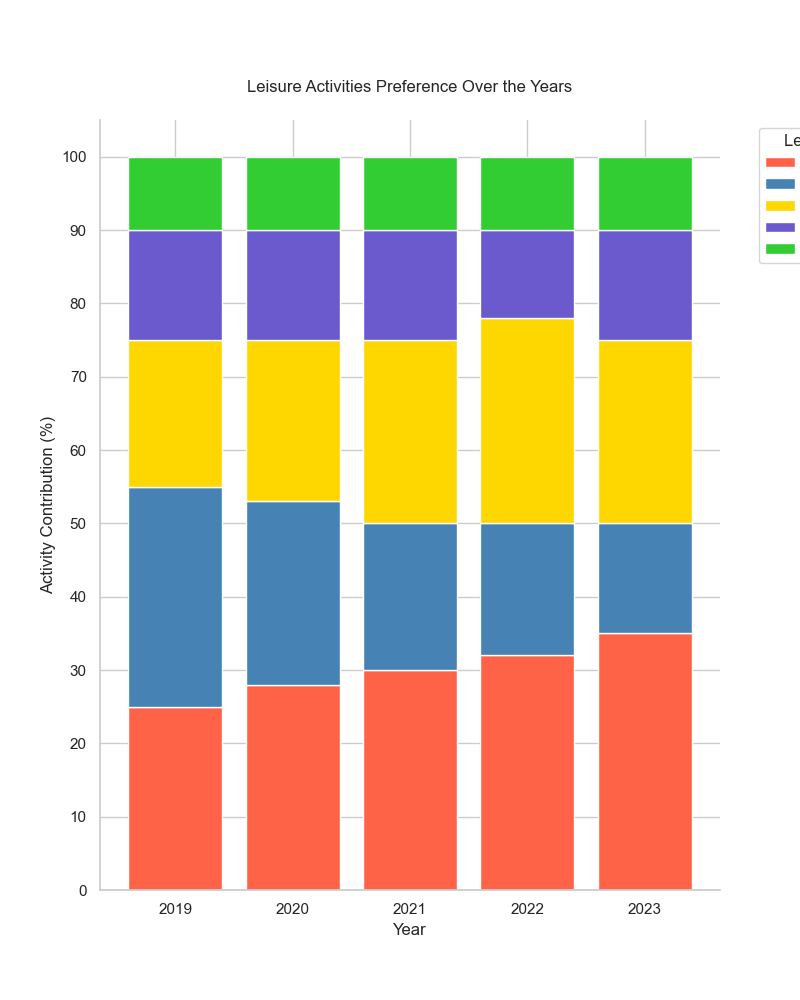

Reproduce this figure in Python.

import pandas as pd
import matplotlib.pyplot as plt
import seaborn as sns

data = [
    {'Year': 2019, 'Books (%)': 25, 'Video Games (%)': 30, 'Music (%)': 20, 'Movies (%)': 15, 'Sports (%)': 10},
    {'Year': 2020, 'Books (%)': 28, 'Video Games (%)': 25, 'Music (%)': 22, 'Movies (%)': 15, 'Sports (%)': 10},
    {'Year': 2021, 'Books (%)': 30, 'Video Games (%)': 20, 'Music (%)': 25, 'Movies (%)': 15, 'Sports (%)': 10},
    {'Year': 2022, 'Books (%)': 32, 'Video Games (%)': 18, 'Music (%)': 28, 'Movies (%)': 12, 'Sports (%)': 10},
    {'Year': 2023, 'Books (%)': 35, 'Video Games (%)': 15, 'Music (%)': 25, 'Movies (%)': 15, 'Sports (%)': 10}
]

df = pd.DataFrame(data)
df.set_index('Year', inplace=True)
df_normalized = df.div(df.sum(axis=1), axis=0) * 100

colors = ['#FF6347', '#4682B4', '#FFD700', '#6A5ACD', '#32CD32']

sns.set_style('whitegrid')

plt.figure(figsize=(8, 10))
bottom = None
bar_width = 0.8
for (columnName, columnData), color in zip(df_normalized.iteritems(), colors):
    plt.bar(df_normalized.index, columnData, bottom=bottom, color=color, label=columnName, edgecolor='white', width=bar_width)
    bottom = columnData if bottom is None else bottom + columnData

plt.legend(title="Leisure Activities", bbox_to_anchor=(1.05, 1))
plt.title('Leisure Activities Preference Over the Years', pad=20)
plt.xlabel('Year')
plt.ylabel('Activity Contribution (%)')
plt.yticks(range(0, 101, 10))
plt.xticks(df_normalized.index)
sns.despine()

plt.show()
